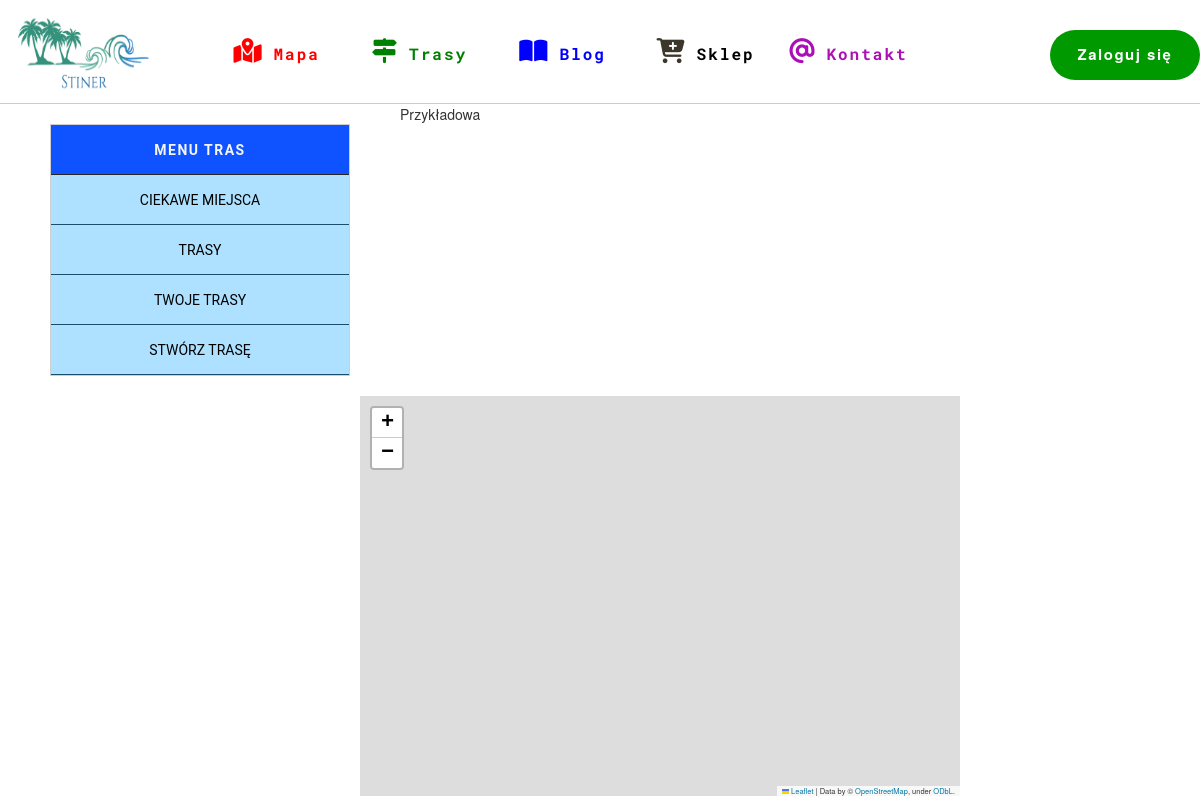
Page /trails/trail_detail/1/ on the earlier database version.
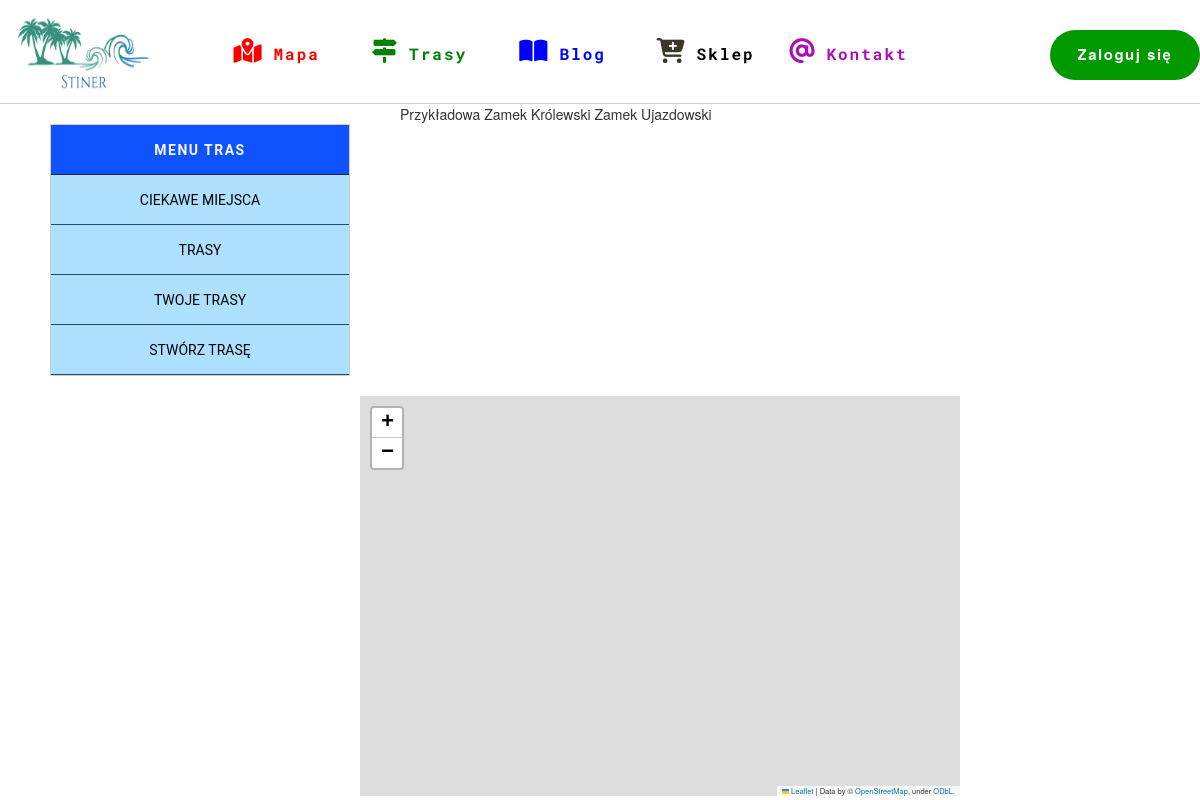
Same page on the later database version.
### map/models.py (models this page shows, shortened)
class Point(models.Model):
    TYPE_POINT = (
        ('castle', 'Zamek'),
        ('church', 'Kościół')
    )
    name = models.CharField(max_length=30)
    coordinateX = models.DecimalField(max_length=30, decimal_places=5, max_digits=100)
    coordinateY = models.DecimalField(max_length=30, decimal_places=5, max_digits=100)
    image = models.ImageField(upload_to='media/img_point/%Y/%m%d')
    descriptions = models.TextField()
    type = models.CharField(max_length=10, choices=TYPE_POINT)
    trails = models.ManyToManyField(Trail, blank=True)

### trails/views.py (the view)
# urls.py: path('trail_detail/<int:pk>/', views.TrailDetailView.as_view(), name='trail_detail'),
class TrailDetailView(TemplateResponseMixin, View):
    template_name = 'trails/all_trails/trail/trail_detail.html'
    def get(self, request, pk):
        qs = get_object_or_404(Trail, id=pk)
        points = Point.objects.filter(trails=qs.id)
        return self.render_to_response({'trails':qs, 'points':points})

### trails/models.py (called while the page is built)
    def __str__(self):
        return self.name

### trails/templates/trails/all_trails/trail/trail_detail.html (shortened to what this page needs)
{% load static %}
<!DOCTYPE html>
<head>
    <link rel="stylesheet" href="https://cdn.jsdelivr.net/npm/leaflet@1.5.1/dist/leaflet.css"/>
    <link rel="stylesheet" href="https://maxcdn.bootstrapcdn.com/bootstrap/3.2.0/css/bootstrap.min.css"/>
    <link rel="stylesheet" href="https://maxcdn.bootstrapcdn.com/bootstrap/3.2.0/css/bootstrap-theme.min.css"/>
    <link rel="stylesheet" href="https://maxcdn.bootstrapcdn.com/font-awesome/4.6.3/css/font-awesome.min.css"/>
    <link rel="stylesheet" href="https://cdnjs.cloudflare.com/ajax/libs/Leaflet.awesome-markers/2.0.2/leaflet.awesome-markers.css"/>
    <link rel="stylesheet" href="https://rawcdn.githack.com/python-visualization/folium/master/folium/templates/leaflet.awesome.rotate.css"/>
    <link rel="stylesheet" href="{% static "css/style.css" %}">
    <link rel="stylesheet" href="{% static 'css/style_trail.css' %}">
</head>
<body>
<div id="top_mapa">
    <div class="logo_mapa"><img src="{% static "img/logo.png" %}" alt="logo"></div>
    <div class="menu_mapa">
        <ul>
            <li class="red"><a href="/"><i class="fas fa-map-marked-alt"></i>Mapa</a></li>
            <li class="green"><a href="{% url 'trails:basic_trails' %}"><i class="fas fa-map-signs"></i>Trasy</a></li>
            <li class="blue"><a href="{% url 'blog:list_posts' %}"><i class="fas fa-book-open"></i>Blog</a></li>
            <li><a href="{%url "list_products"%}"><i class="fas fa-cart-plus"></i>Sklep</a></li>
            <li class="gold"><a href="{% url 'contact:contact_detail' %}"><i class="fas fa-at"></i>Kontakt</a></li>
        </ul>
    </div>
    <div class="login_mapa">
       {% if user.is_authenticated %}
        <button><a href="{% url 'logout' %}">Wyloguj się</a></button>
        {% else %}
        <button><a href="{% url 'login' %}">Zaloguj się</a></button>
        {% endif %}
    </div>
</div>
<div class="trail">
 <div class="menu_trail">
        <ul>
            <li>Menu tras</li>
            <li><a href="{% url 'trails:points' %}">Ciekawe miejsca</a></li>
            <li><a href="{% url 'trails:all_trails' %}">Trasy</a></li>
            <li><a href="{% url 'trails:user_trails' %}">Twoje trasy</a></li>
            <li><a href="{% url 'trails:user_trail_add' %}">Stwórz trasę</a></li>
            </ul>
    </div>
      {{trails}}
{% for item in points%}
    {{item.name}}
{% endfor %}
</div>
     <div class="folium-map" id="map_1de6ef4f1218487da9d6da057bb8f454" ></div>

Differences in the rows shown:
added Point: name "Zamek Królewski"
now on this page (row unchanged): Point: name "Zamek Ujazdowski"
